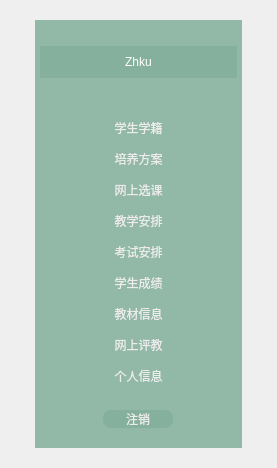
<?xml version="1.0" encoding="UTF-8"?>
<ui version="4.0">
 <class>Content</class>
 <widget class="QWidget" name="Content">
  <property name="geometry">
   <rect>
    <x>0</x>
    <y>0</y>
    <width>277</width>
    <height>468</height>
   </rect>
  </property>
  <property name="windowTitle">
   <string>Form</string>
  </property>
  <property name="styleSheet">
   <string notr="true"/>
  </property>
  <layout class="QVBoxLayout" name="verticalLayout_4">
   <property name="spacing">
    <number>0</number>
   </property>
   <property name="leftMargin">
    <number>10</number>
   </property>
   <property name="topMargin">
    <number>5</number>
   </property>
   <property name="rightMargin">
    <number>10</number>
   </property>
   <property name="bottomMargin">
    <number>5</number>
   </property>
   <item>
    <widget class="QWidget" name="widget_3" native="true">
     <property name="styleSheet">
      <string notr="true">
QWidget#widget_3{border-image: url(:/img/img/v2-59b514faac600379b83906e0baabf7a6_720w.jpg);}</string>
     </property>
     <layout class="QVBoxLayout" name="verticalLayout_5">
      <property name="spacing">
       <number>0</number>
      </property>
      <property name="leftMargin">
       <number>10</number>
      </property>
      <property name="topMargin">
       <number>0</number>
      </property>
      <property name="rightMargin">
       <number>10</number>
      </property>
      <property name="bottomMargin">
       <number>0</number>
      </property>
      <item>
       <widget class="QWidget" name="widget" native="true">
        <layout class="QVBoxLayout" name="verticalLayout_6">
         <property name="spacing">
          <number>0</number>
         </property>
         <property name="leftMargin">
          <number>15</number>
         </property>
         <property name="topMargin">
          <number>15</number>
         </property>
         <property name="rightMargin">
          <number>15</number>
         </property>
         <property name="bottomMargin">
          <number>15</number>
         </property>
         <item>
          <widget class="QWidget" name="widget_2" native="true">
           <property name="sizePolicy">
            <sizepolicy hsizetype="Preferred" vsizetype="Preferred">
             <horstretch>0</horstretch>
             <verstretch>0</verstretch>
            </sizepolicy>
           </property>
           <property name="minimumSize">
            <size>
             <width>0</width>
             <height>0</height>
            </size>
           </property>
           <property name="styleSheet">
            <string notr="true">background-color: rgba(131, 175, 155, 220)</string>
           </property>
           <layout class="QVBoxLayout" name="verticalLayout_7" stretch="0,0,0">
            <property name="spacing">
             <number>5</number>
            </property>
            <property name="leftMargin">
             <number>5</number>
            </property>
            <property name="topMargin">
             <number>20</number>
            </property>
            <property name="rightMargin">
             <number>5</number>
            </property>
            <property name="bottomMargin">
             <number>20</number>
            </property>
            <item>
             <layout class="QVBoxLayout" name="verticalLayout_8" stretch="1,5,5,6">
              <item>
               <spacer name="verticalSpacer_4">
                <property name="orientation">
                 <enum>Qt::Vertical</enum>
                </property>
                <property name="sizeHint" stdset="0">
                 <size>
                  <width>20</width>
                  <height>40</height>
                 </size>
                </property>
               </spacer>
              </item>
              <item>
               <widget class="QLabel" name="label_2">
                <property name="styleSheet">
                 <string notr="true">font: 87 14pt &quot;Arial&quot;;
color: rgb(255, 255, 255);
</string>
                </property>
                <property name="text">
                 <string>Zhku</string>
                </property>
                <property name="alignment">
                 <set>Qt::AlignCenter</set>
                </property>
               </widget>
              </item>
              <item>
               <spacer name="verticalSpacer_5">
                <property name="orientation">
                 <enum>Qt::Vertical</enum>
                </property>
                <property name="sizeHint" stdset="0">
                 <size>
                  <width>20</width>
                  <height>40</height>
                 </size>
                </property>
               </spacer>
              </item>
              <item>
               <layout class="QVBoxLayout" name="verticalLayout_9">
                <item>
                 <widget class="QPushButton" name="pushButton_19">
                  <property name="styleSheet">
                   <string notr="true">font: 75 10pt &quot;微软雅黑&quot;;
color:rgb(236, 236, 236)</string>
                  </property>
                  <property name="text">
                   <string>学生学籍</string>
                  </property>
                  <property name="flat">
                   <bool>true</bool>
                  </property>
                 </widget>
                </item>
                <item>
                 <widget class="QPushButton" name="pushButton_20">
                  <property name="styleSheet">
                   <string notr="true">font: 75 10pt &quot;微软雅黑&quot;;
color:rgb(236, 236, 236)</string>
                  </property>
                  <property name="text">
                   <string>培养方案</string>
                  </property>
                  <property name="flat">
                   <bool>true</bool>
                  </property>
                 </widget>
                </item>
                <item>
                 <widget class="QPushButton" name="pushButton_21">
                  <property name="styleSheet">
                   <string notr="true">font: 75 10pt &quot;微软雅黑&quot;;
color:rgb(236, 236, 236)</string>
                  </property>
                  <property name="text">
                   <string>网上选课</string>
                  </property>
                  <property name="flat">
                   <bool>true</bool>
                  </property>
                 </widget>
                </item>
                <item>
                 <widget class="QPushButton" name="pushButton_22">
                  <property name="styleSheet">
                   <string notr="true">font: 75 10pt &quot;微软雅黑&quot;;
color:rgb(236, 236, 236)</string>
                  </property>
                  <property name="text">
                   <string>教学安排</string>
                  </property>
                  <property name="flat">
                   <bool>true</bool>
                  </property>
                 </widget>
                </item>
                <item>
                 <widget class="QPushButton" name="pushButton_23">
                  <property name="styleSheet">
                   <string notr="true">font: 75 10pt &quot;微软雅黑&quot;;
color:rgb(236, 236, 236)</string>
                  </property>
                  <property name="text">
                   <string>考试安排</string>
                  </property>
                  <property name="flat">
                   <bool>true</bool>
                  </property>
                 </widget>
                </item>
                <item>
                 <widget class="QPushButton" name="pushButton_24">
                  <property name="styleSheet">
                   <string notr="true">font: 75 10pt &quot;微软雅黑&quot;;
color:rgb(236, 236, 236)</string>
                  </property>
                  <property name="text">
                   <string>学生成绩</string>
                  </property>
                  <property name="checkable">
                   <bool>false</bool>
                  </property>
                  <property name="autoDefault">
                   <bool>false</bool>
                  </property>
                  <property name="default">
                   <bool>false</bool>
                  </property>
                  <property name="flat">
                   <bool>true</bool>
                  </property>
                 </widget>
                </item>
                <item>
                 <widget class="QPushButton" name="pushButton_25">
                  <property name="styleSheet">
                   <string notr="true">font: 75 10pt &quot;微软雅黑&quot;;
color:rgb(236, 236, 236)</string>
                  </property>
                  <property name="text">
                   <string>教材信息</string>
                  </property>
                  <property name="flat">
                   <bool>true</bool>
                  </property>
                 </widget>
                </item>
                <item>
                 <widget class="QPushButton" name="pushButton_26">
                  <property name="styleSheet">
                   <string notr="true">font: 75 10pt &quot;微软雅黑&quot;;
color:rgb(236, 236, 236)</string>
                  </property>
                  <property name="text">
                   <string>网上评教</string>
                  </property>
                  <property name="flat">
                   <bool>true</bool>
                  </property>
                 </widget>
                </item>
                <item>
                 <widget class="QPushButton" name="pushButton_27">
                  <property name="styleSheet">
                   <string notr="true">font: 75 10pt &quot;微软雅黑&quot;;
color:rgb(236, 236, 236)</string>
                  </property>
                  <property name="text">
                   <string>个人信息</string>
                  </property>
                  <property name="flat">
                   <bool>true</bool>
                  </property>
                 </widget>
                </item>
               </layout>
              </item>
             </layout>
            </item>
            <item>
             <spacer name="verticalSpacer_6">
              <property name="orientation">
               <enum>Qt::Vertical</enum>
              </property>
              <property name="sizeHint" stdset="0">
               <size>
                <width>20</width>
                <height>40</height>
               </size>
              </property>
             </spacer>
            </item>
            <item alignment="Qt::AlignHCenter">
             <widget class="QPushButton" name="pushButton_3">
              <property name="sizePolicy">
               <sizepolicy hsizetype="Fixed" vsizetype="Fixed">
                <horstretch>0</horstretch>
                <verstretch>0</verstretch>
               </sizepolicy>
              </property>
              <property name="styleSheet">
               <string notr="true">QPushButton {
    border:none;
    border-radius: 8px;
font: 75 10pt &quot;微软雅黑&quot;;
color:rgb(236, 236, 236);
min-width: 70px;
}

QPushButton:pressed {
    background-color: qlineargradient(x1: 0, y1: 0, x2: 0, y2: 1,
                                      stop: 0 #dadbde, stop: 1 #f6f7fa);
}

QPushButton:flat {
    border: none; /* no border for a flat push button */
}

QPushButton:default {
    border-color: navy; /* make the default button prominent */
}</string>
              </property>
              <property name="text">
               <string>注销</string>
              </property>
              <property name="icon">
               <iconset resource="qr_img.qrc">
                <normaloff>:/img/img/back.svg</normaloff>:/img/img/back.svg</iconset>
              </property>
              <property name="flat">
               <bool>false</bool>
              </property>
             </widget>
            </item>
           </layout>
          </widget>
         </item>
        </layout>
       </widget>
      </item>
     </layout>
    </widget>
   </item>
  </layout>
 </widget>
 <resources>
  <include location="qr_img.qrc"/>
 </resources>
 <connections/>
</ui>
